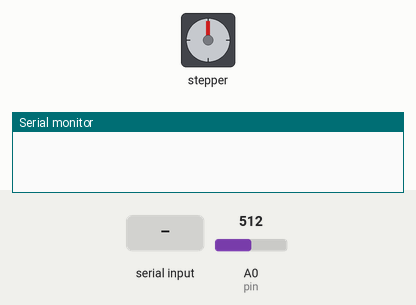
Recording of a sketch running on a simulated Arduino Uno R4 WiFi. Shown: stepper motor, the last lines printed to the serial monitor. Wiring (inferred from the names in the program): stepper motor driver (200 steps per turn assumed): step D9; direction D10; enable D8. The test bench sets the inputs (shaded band); at power-on: A0 (pin) = 512.

Above: at 1.2 s.
1.3 s: "0" received over Serial
At 2.3 s:
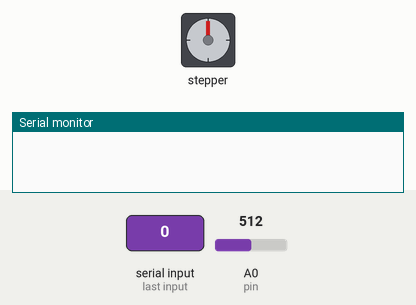
4.3 s: "0" received over Serial
At 4.8 s:
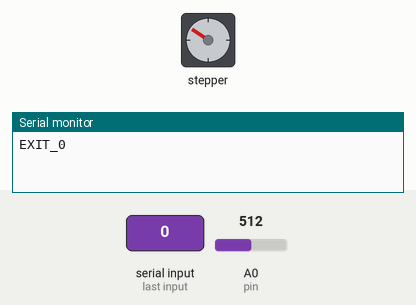
Timing chart, 0 to 9.2 s (numbered marks = the images above; inputs shaded):
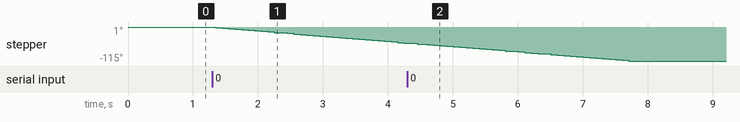

Measured:
- after the input at 1.3 s, stepper: keeps turning counter-clockwise at about 19°/s, starting after 0.05 s

The sketch:

sketch_sep24a.ino
```cpp
#include <FspTimer.h>

class Logger {
  private:
    FspTimer& Timer1;
    static Logger* instance;

    int pin= A0;
    float dt= 40000.0f;
    unsigned long count= 0;
    int data= 0;

    bool logs= false;
    bool ready= false;

  public:
    Logger(FspTimer& t) : Timer1(t) {
      instance= this;
    }

    void innit() {
      uint8_t timerType= GPT_TIMER;
      int8_t timerIndex= FspTimer::get_available_timer(timerType);

      Timer1.begin(TIMER_MODE_PERIODIC, timerType,timerIndex,dt,0.0f,Timer1ISR_vec);
      Timer1.setup_overflow_irq();
      Timer1.open();
    }

    // interrupt function
    static void Timer1ISR_vec(timer_callback_args_t *args) {
      if (instance != nullptr) {
        instance->Timer1ISR();
      }
    }

    void Timer1ISR() {
      data= analogRead(pin);
      count++;
      ready= true;
    }
    // runtime log function
    void log() {
      if (logs) {
        if (ready) {
          ready= false;

          double volt= (data*5.0)/1023.0;
          double time= count/dt;

          noInterrupts();
          Serial.print(time);
          Serial.print(",");
          Serial.println(volt);
          interrupts();
        }
      }
    }

    // start function
    void start() {
      logs= true;
      Timer1.start();
    }

    // successful exit funtion
    static void exit_0_vec() {
      if (instance != nullptr) {
        instance->exit_0();
      }
    }
    void exit_0() {
      Timer1.stop();
      logs= false;
      Serial.println("EXIT_0");
    }

    // error exit function
    void exit_1() {
      Timer1.stop();
      Serial.println("EXIT_1");
      logs= false;
    }
};

class Stepper {
  private:
    FspTimer& Timer2;
    static Stepper* instance;

    float dt= 20.0f;
    int en_pin= 8;
    int step_pin= 9;
    int dir_pin= 10;
    int steps= 64;
    int count;

  public:
    Stepper(FspTimer& t) : Timer2(t) {
      instance= this;
    }

    void innit() {
      pinMode(en_pin,OUTPUT);
      pinMode(step_pin,OUTPUT);
      pinMode(dir_pin,OUTPUT);

      digitalWrite(en_pin,LOW);
      digitalWrite(dir_pin,LOW);

      uint8_t timerType= GPT_TIMER;
      int8_t timerIndex= FspTimer::get_available_timer(timerType);

      Timer2.begin(TIMER_MODE_PERIODIC, timerType,timerIndex,dt,0.0f,Timer2ISR_vec);
      Timer2.setup_overflow_irq();
      Timer2.open();
    }

    static void Timer2ISR_vec(timer_callback_args_t  *args) {
      if (instance != nullptr) {
        instance->Timer2ISR();
      }
    }
    void Timer2ISR() {
      if (count < steps) {
        count++;
        if (digitalRead(step_pin) == HIGH) {
          digitalWrite(step_pin,LOW);
        }
        else {
          digitalWrite(step_pin,HIGH);
        }
      }
      else {
        Timer2.stop();
        Logger::exit_0_vec();
      }
    }

    void turn() {
      count= 0;
      Timer2.start();
    }
};

// --------------------------------------------------------

// variable and object innit
Logger* Logger::instance= nullptr;
FspTimer Timer1;
Logger logger(Timer1);

Stepper* Stepper::instance= nullptr;
FspTimer Timer2;
Stepper stepper(Timer2);

// ---------------------------------------------------------

void setup() {
  // put your setup code here, to run once:
  Serial.begin(115200);
  logger.innit();
  stepper.innit();
}

void loop() {
  // put your main code here, to run repeatedly:
  logger.log();
  if (Serial.available() > 0) {
    char input= Serial.read();
    if (input == '0') {
      logger.start();
      stepper.turn();
    }
    else if (input == '1') {
      logger.exit_1();
    }
  }
}
```
